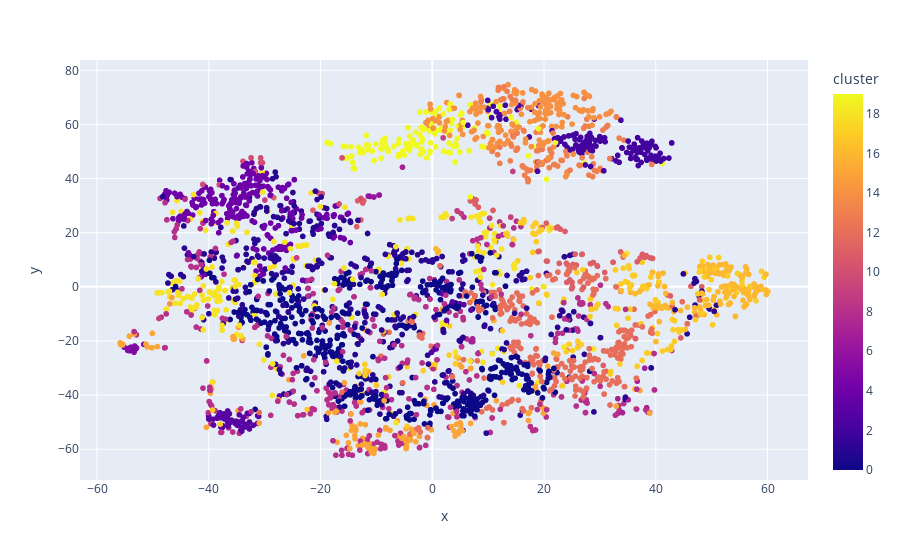

Notebook code cell kept with this figure:
### Code cell
fig = px.scatter(
    projection, x='x', y='y', color='cluster', hover_data=['x', 'y', 'genres'])
fig.show()

### Figure 1 — Plotly figure (JSON) as saved in the notebook; plotly's stock layout.template omitted (floating-point values rounded to 4 significant figures; data arrays with more than 128 entries replaced by an {"elided": "..."} marker saying what was removed)
{"data": [{"customdata": {"elided": "3232x1 str values"}, "hovertemplate": "x=%{x}<br>y=%{y}<br>genres=%{customdata[0]}<br>cluster=%{marker.color}<extra></extra>", "legendgroup": "", "marker": {"color": {"elided": "3232 int values"}, "coloraxis": "coloraxis", "symbol": "circle"}, "mode": "markers", "name": "", "showlegend": false, "type": "scattergl", "x": {"elided": "3232 float values"}, "xaxis": "x", "y": {"elided": "3232 float values"}, "yaxis": "y"}], "layout": {"coloraxis": {"colorbar": {"title": {"text": "cluster"}}, "colorscale": [[0, "#0d0887"], [0.1111, "#46039f"], [0.2222, "#7201a8"], [0.3333, "#9c179e"], [0.4444, "#bd3786"], [0.5556, "#d8576b"], [0.6667, "#ed7953"], [0.7778, "#fb9f3a"], [0.8889, "#fdca26"], [1, "#f0f921"]]}, "legend": {"tracegroupgap": 0}, "margin": {"t": 60}, "xaxis": {"anchor": "y", "domain": [0, 1], "title": {"text": "x"}}, "yaxis": {"anchor": "x", "domain": [0, 1], "title": {"text": "y"}}}}
